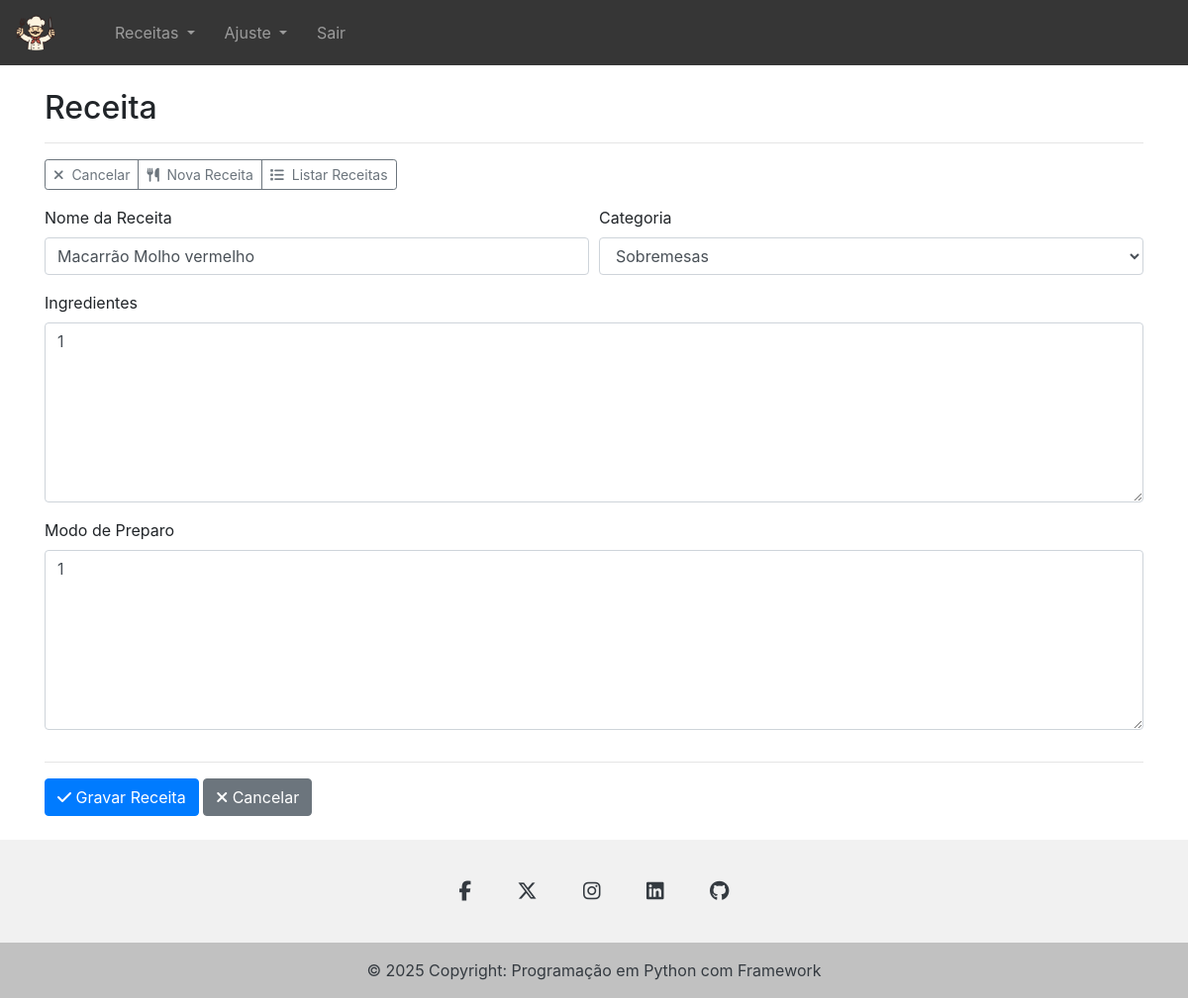
Screenshot of /editar_receita/1 (signed in) with the database file from the repository.
### tables this page shows
CREATE TABLE receitas (
            id INTEGER PRIMARY KEY AUTOINCREMENT,
            nome_receita TEXT NOT NULL,
            ingredientes TEXT NOT NULL,
            modo_preparo TEXT NOT NULL,
            categoria TEXT NOT NULL
        );

CREATE TABLE categorias (
            id INTEGER PRIMARY KEY AUTOINCREMENT,
            nome_categoria TEXT NOT NULL
        );

### app.py (the view, shortened to what this page needs)
@app.route('/editar_receita/<int:id>', methods=['GET', 'POST'])
@login_requerido
def editar_receita(id):
    receita_service = ReceitaService()
    categoria_service = CategoriaService()
    try:
        receita = receita_service.obter_receita_por_id(id)
        categorias = categoria_service.listar_categorias()
    except:
        flash("Receita não encontrada", "error")
        return redirect(url_for("listreceita"))
    return render_template("receita.html", receita=receita, categorias=categorias)

### app.py (called while the page is built)
def login_requerido(f):
    @wraps(f)
    def decorated_function(*args, **kwargs):
        if 'usuario' not in session:
            flash("Você precisa estar logado para acessar esta página.", "error")
            return redirect(url_for('login'))
        return f(*args, **kwargs)
    return decorated_function

@app.context_processor
def inject_social_links():
    social_links = {}
    service = ContatoService()
    contato = service.obter_contato()
    if contato:
        social_links = {
            "facebook": contato.facebook or "",
            "rede_x": contato.rede_x or "",
            "instagram": contato.instagram or "",
            "linkedin": contato.linkedin or "",
            "github": contato.github or ""
        }
    return {"social_links": social_links}

### core/categoria/categoria_repository.py (called while the page is built)
    def _criar_tabela(self):
        query = '''
        CREATE TABLE IF NOT EXISTS categorias (
            id INTEGER PRIMARY KEY AUTOINCREMENT,
            nome_categoria TEXT NOT NULL
        )
        '''
        self.conn.execute(query)
        self.conn.commit()

    def listar_todas(self):
        cursor = self.conn.cursor()
        cursor.execute("SELECT * FROM categorias")
        rows = cursor.fetchall()
        return [Categoria(row["nome_categoria"]) for row in rows]

### core/categoria/categoria_service.py (called while the page is built)
    def listar_categorias(self):
        return self.repository.listar_todas()

### core/contato/contato_repository.py (called while the page is built)
    def _criar_tabela(self):
        query = '''
        CREATE TABLE IF NOT EXISTS contatos (
            id INTEGER PRIMARY KEY,
            facebook TEXT,
            rede_x TEXT,
            instagram TEXT,
            linkedin TEXT,
            github TEXT
        )
        '''
        self.conn.execute(query)
        self.conn.commit()

    def buscar_por_id(self, id):
        cursor = self.conn.cursor()
        cursor.execute("SELECT * FROM contatos WHERE id = ?", (id,))
        row = cursor.fetchone()
        return Contato(**row) if row else None

### core/contato/contato_service.py (called while the page is built)
    def obter_contato(self, id=1):
        contato = self.repository.buscar_por_id(id)
        if not contato:
            raise ValueError("Contato não encontrado.")
        return contato

### core/receita/receita_repository.py (called while the page is built)
    def _criar_tabela(self):
        query = '''
        CREATE TABLE IF NOT EXISTS receitas (
            id INTEGER PRIMARY KEY AUTOINCREMENT,
            nome_receita TEXT NOT NULL,
            ingredientes TEXT NOT NULL,
            modo_preparo TEXT NOT NULL,
            categoria TEXT NOT NULL
        )
        '''
        self.conn.execute(query)
        self.conn.commit()

### templates/receita.html (shortened to what this page needs)
{% extends "base.html" %}
{% block content %}
<form id="form-receita" method="POST">
    <h2>Receita</h2>
    <hr>
    <div class="btn-group" role="group" aria-label="Exemplo básico">
        <button type="button" class="btn btn-outline-secondary btn-sm"
            onclick="window.location.href='{{ url_for('receita') }}'"><i
                class="fa-solid fa-xmark"></i>&nbsp;&nbsp;Cancelar</button>
        <button type="button" class="btn btn-outline-secondary btn-sm"
            onclick="document.getElementById('form-receita').reset();"><i
                class="fa-solid fa-utensils"></i>&nbsp;&nbsp;Nova Receita</button>
        <button type="button" class="btn btn-outline-secondary btn-sm"
            onclick="window.location.href='{{ url_for('listreceita') }}'"><i
                class="fa-solid fa-list"></i>&nbsp;&nbsp;Listar Receitas</button>
    </div>
    <div class="form-row">
        <div class="form-group col-md-6">
            <label for="nome-receita">Nome da Receita</label>
            <input type="text" class="form-control" id="nome-receita" name="nome-receita"
                value="{{ receita.nome_receita if receita else '' }}" placeholder="Nome da Receita">
        </div>
        <div class="form-group col-md-6">
            <label for="categoria">Categoria</label>
            <select id="categoria" name="categoria" class="form-control">
                {% for categoria in categorias %}
                <option value="{{ categoria.nome_categoria }}" {% if receita and receita.categoria==categoria.nome_categoria %}selected{% endif %}>
                    {{ categoria.nome_categoria }}
                </option>
                {% endfor %}
            </select>
        </div>
        <div class="form-group col-md-12">
            <label for="ingredientes">Ingredientes</label>
            <textarea class="form-control" id="ingredientes" name="ingredientes" rows="7"
                placeholder="Digite os Ingredientes">{{ receita.ingredientes if receita else '' }}</textarea>
        </div>
        <div class="form-group col-md-12">
            <label for="preparo">Modo de Preparo</label>
            <textarea class="form-control" id="modo_preparo" name="modo_preparo" rows="7"
                placeholder="Digite os Modo de Preparo">{{ receita.modo_preparo if receita else '' }}</textarea>
        </div>
    </div>
    <hr>
    <button type="submit" class="btn btn-primary"><i class="fa-solid fa-check"></i>&nbsp;Gravar Receita</button>
    <button type="button" class="btn btn-secondary" onclick="window.location.href='{{ url_for('receita') }}'"><i
            class="fa-solid fa-xmark"></i>&nbsp;Cancelar</button>
</form>
<br>
{% endblock %}

### rows the page displays
receitas: nome-receita "Macarrão Molho vermelho", categoria "Sobremesas", ingredientes "1", modo_preparo "1"
